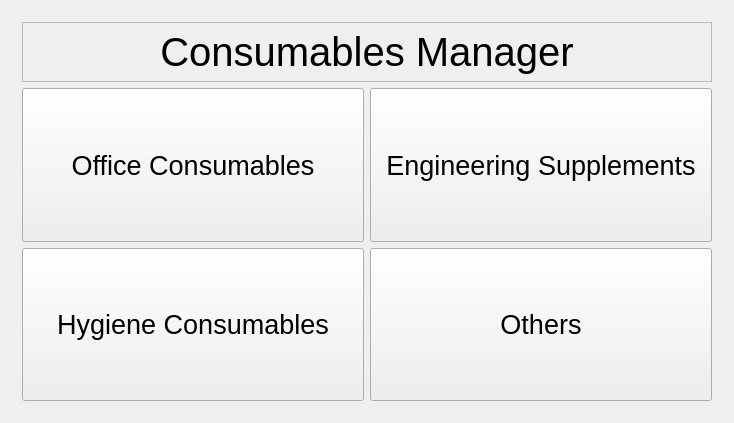
<?xml version="1.0" encoding="UTF-8"?>
<ui version="4.0">
 <class>MainWindow</class>
 <widget class="QMainWindow" name="MainWindow">
  <property name="geometry">
   <rect>
    <x>0</x>
    <y>0</y>
    <width>734</width>
    <height>423</height>
   </rect>
  </property>
  <property name="windowTitle">
   <string>MainWindow</string>
  </property>
  <widget class="QWidget" name="centralWidget">
   <layout class="QHBoxLayout" name="horizontalLayout">
    <item>
     <widget class="QStackedWidget" name="stackedWidget">
      <property name="currentIndex">
       <number>0</number>
      </property>
      <widget class="QWidget" name="page_init">
       <layout class="QVBoxLayout" name="verticalLayout">
        <item>
         <widget class="QFrame" name="frame">
          <property name="sizePolicy">
           <sizepolicy hsizetype="Preferred" vsizetype="Fixed">
            <horstretch>0</horstretch>
            <verstretch>0</verstretch>
           </sizepolicy>
          </property>
          <property name="minimumSize">
           <size>
            <width>0</width>
            <height>60</height>
           </size>
          </property>
          <property name="frameShape">
           <enum>QFrame::StyledPanel</enum>
          </property>
          <property name="frameShadow">
           <enum>QFrame::Raised</enum>
          </property>
          <layout class="QHBoxLayout" name="horizontalLayout_2">
           <property name="leftMargin">
            <number>0</number>
           </property>
           <property name="topMargin">
            <number>0</number>
           </property>
           <property name="rightMargin">
            <number>0</number>
           </property>
           <property name="bottomMargin">
            <number>0</number>
           </property>
           <item>
            <widget class="QLabel" name="label">
             <property name="font">
              <font>
               <family>Helvetica Neue</family>
               <pointsize>30</pointsize>
              </font>
             </property>
             <property name="frameShape">
              <enum>QFrame::NoFrame</enum>
             </property>
             <property name="text">
              <string>Consumables Manager</string>
             </property>
             <property name="alignment">
              <set>Qt::AlignCenter</set>
             </property>
            </widget>
           </item>
          </layout>
         </widget>
        </item>
        <item>
         <layout class="QGridLayout" name="gridLayout">
          <item row="0" column="0">
           <widget class="QPushButton" name="button_1">
            <property name="sizePolicy">
             <sizepolicy hsizetype="Minimum" vsizetype="Preferred">
              <horstretch>0</horstretch>
              <verstretch>0</verstretch>
             </sizepolicy>
            </property>
            <property name="font">
             <font>
              <family>Helvetica Neue</family>
              <pointsize>20</pointsize>
             </font>
            </property>
            <property name="text">
             <string>Office Consumables</string>
            </property>
           </widget>
          </item>
          <item row="1" column="0">
           <widget class="QPushButton" name="button_3">
            <property name="sizePolicy">
             <sizepolicy hsizetype="Minimum" vsizetype="Preferred">
              <horstretch>0</horstretch>
              <verstretch>0</verstretch>
             </sizepolicy>
            </property>
            <property name="font">
             <font>
              <family>Helvetica Neue</family>
              <pointsize>20</pointsize>
             </font>
            </property>
            <property name="text">
             <string>Hygiene Consumables</string>
            </property>
           </widget>
          </item>
          <item row="0" column="1">
           <widget class="QPushButton" name="button_2">
            <property name="sizePolicy">
             <sizepolicy hsizetype="Minimum" vsizetype="Preferred">
              <horstretch>0</horstretch>
              <verstretch>0</verstretch>
             </sizepolicy>
            </property>
            <property name="font">
             <font>
              <family>Helvetica Neue</family>
              <pointsize>20</pointsize>
             </font>
            </property>
            <property name="text">
             <string>Engineering Supplements</string>
            </property>
           </widget>
          </item>
          <item row="1" column="1">
           <widget class="QPushButton" name="button_4">
            <property name="sizePolicy">
             <sizepolicy hsizetype="Minimum" vsizetype="Preferred">
              <horstretch>0</horstretch>
              <verstretch>0</verstretch>
             </sizepolicy>
            </property>
            <property name="font">
             <font>
              <family>Helvetica Neue</family>
              <pointsize>20</pointsize>
             </font>
            </property>
            <property name="text">
             <string>Others</string>
            </property>
           </widget>
          </item>
         </layout>
        </item>
       </layout>
      </widget>
     </widget>
    </item>
   </layout>
  </widget>
 </widget>
 <layoutdefault spacing="6" margin="11"/>
 <resources/>
 <connections/>
</ui>
